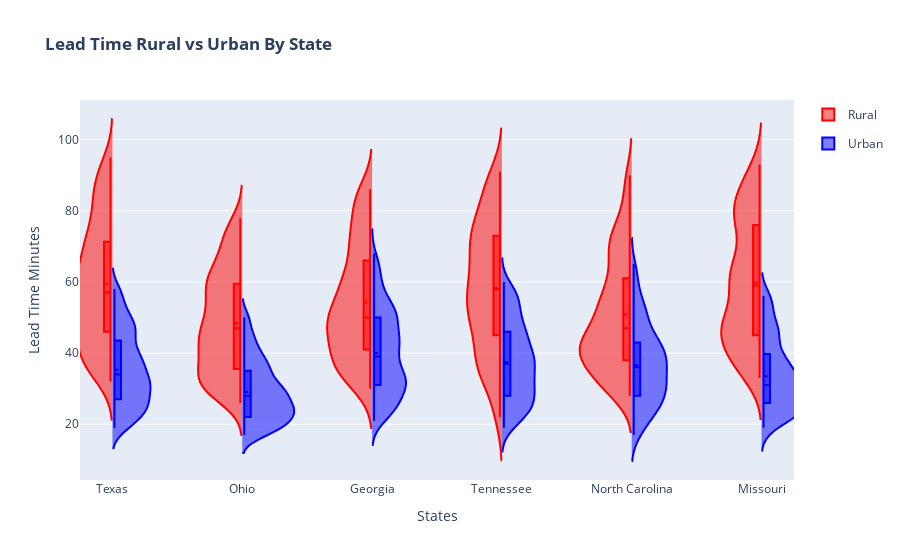

The code cell stored with this chart in its notebook:
### Code cell
# create the fig
fig_3 = go.Figure()

# build function to create and return the violin object
def violin(state, rur_urb, leg):
    # some context based variables
    if rur_urb == 'Rural':
        lc = 'red'
        side = 'negative'
    if rur_urb == 'Urban':
        lc = 'blue'
        side = 'positive'
    # masks for getting data from df_final and calculating the y could be cleaner 
    x = df_final[(df_final['STATE'] == state) & (df_final['RUR_URB']== rur_urb)]['STATE']
    y = (df_final[(df_final['STATE'] == state) & (df_final['RUR_URB']==rur_urb)]['HOSP_TIME']-df_final[(df_final['STATE'] == state) & (df_final['RUR_URB']== rur_urb)]['NOT_TIME']).astype('timedelta64[m]')
    # get rid of some edge cases
    y = y[y.between(y.quantile(0.10), y.quantile(0.90))]
    #return the trace object
    return go.Violin(
        x = x,
        y = y,
        name=rur_urb,
        line_color = lc,
        legendgroup = rur_urb,
        side = side,
        box_visible=True,
        meanline_visible=True,
        showlegend = leg
    )

# generate the traces to add to the fig
for i, s in enumerate(n_states):
    leg = True if i < 1 else False
    for ru in ['Rural', 'Urban']:
        fig_3.add_trace(violin(s, ru, leg))

# lets add some additional figure style
fig_3.update_layout(
    title_text="<b>Lead Time Rural vs Urban By State",
    violingap=0.2, 
    violingroupgap=0, 
    violinmode='overlay',
    yaxis_title="Lead Time Minutes",
    xaxis_title = 'States',
)

fig_3.show()

### Figure 1 — Plotly figure (JSON) as saved in the notebook; plotly's stock layout.template omitted (floating-point values rounded to 4 significant figures; data arrays with more than 128 entries replaced by an {"elided": "..."} marker saying what was removed)
{"data": [{"box": {"visible": true}, "legendgroup": "Rural", "line": {"color": "red"}, "meanline": {"visible": true}, "name": "Rural", "showlegend": true, "side": "negative", "type": "violin", "x": {"elided": "475 str values"}, "y": {"elided": "389 int values"}}, {"box": {"visible": true}, "legendgroup": "Urban", "line": {"color": "blue"}, "meanline": {"visible": true}, "name": "Urban", "showlegend": true, "side": "positive", "type": "violin", "x": {"elided": "999 str values"}, "y": {"elided": "828 int values"}}, {"box": {"visible": true}, "legendgroup": "Rural", "line": {"color": "red"}, "meanline": {"visible": true}, "name": "Rural", "showlegend": false, "side": "negative", "type": "violin", "x": {"elided": "499 str values"}, "y": {"elided": "404 int values"}}, {"box": {"visible": true}, "legendgroup": "Urban", "line": {"color": "blue"}, "meanline": {"visible": true}, "name": "Urban", "showlegend": false, "side": "positive", "type": "violin", "x": {"elided": "631 str values"}, "y": {"elided": "516 int values"}}, {"box": {"visible": true}, "legendgroup": "Rural", "line": {"color": "red"}, "meanline": {"visible": true}, "name": "Rural", "showlegend": false, "side": "negative", "type": "violin", "x": {"elided": "319 str values"}, "y": {"elided": "256 int values"}}, {"box": {"visible": true}, "legendgroup": "Urban", "line": {"color": "blue"}, "meanline": {"visible": true}, "name": "Urban", "showlegend": false, "side": "positive", "type": "violin", "x": {"elided": "788 str values"}, "y": {"elided": "633 int values"}}, {"box": {"visible": true}, "legendgroup": "Rural", "line": {"color": "red"}, "meanline": {"visible": true}, "name": "Rural", "showlegend": false, "side": "negative", "type": "violin", "x": {"elided": "368 str values"}, "y": {"elided": "298 int values"}}, {"box": {"visible": true}, "legendgroup": "Urban", "line": {"color": "blue"}, "meanline": {"visible": true}, "name": "Urban", "showlegend": false, "side": "positive", "type": "violin", "x": {"elided": "622 str values"}, "y": {"elided": "499 int values"}}, {"box": {"visible": true}, "legendgroup": "Rural", "line": {"color": "red"}, "meanline": {"visible": true}, "name": "Rural", "showlegend": false, "side": "negative", "type": "violin", "x": {"elided": "474 str values"}, "y": {"elided": "390 int values"}}, {"box": {"visible": true}, "legendgroup": "Urban", "line": {"color": "blue"}, "meanline": {"visible": true}, "name": "Urban", "showlegend": false, "side": "positive", "type": "violin", "x": {"elided": "419 str values"}, "y": {"elided": "336 int values"}}, {"box": {"visible": true}, "legendgroup": "Rural", "line": {"color": "red"}, "meanline": {"visible": true}, "name": "Rural", "showlegend": false, "side": "negative", "type": "violin", "x": {"elided": "387 str values"}, "y": {"elided": "312 int values"}}, {"box": {"visible": true}, "legendgroup": "Urban", "line": {"color": "blue"}, "meanline": {"visible": true}, "name": "Urban", "showlegend": false, "side": "positive", "type": "violin", "x": {"elided": "415 str values"}, "y": {"elided": "335 int values"}}], "layout": {"title": {"text": "<b>Lead Time Rural vs Urban By State"}, "violingap": 0.2, "violingroupgap": 0, "violinmode": "overlay", "xaxis": {"title": {"text": "States"}}, "yaxis": {"title": {"text": "Lead Time Minutes"}}}}
